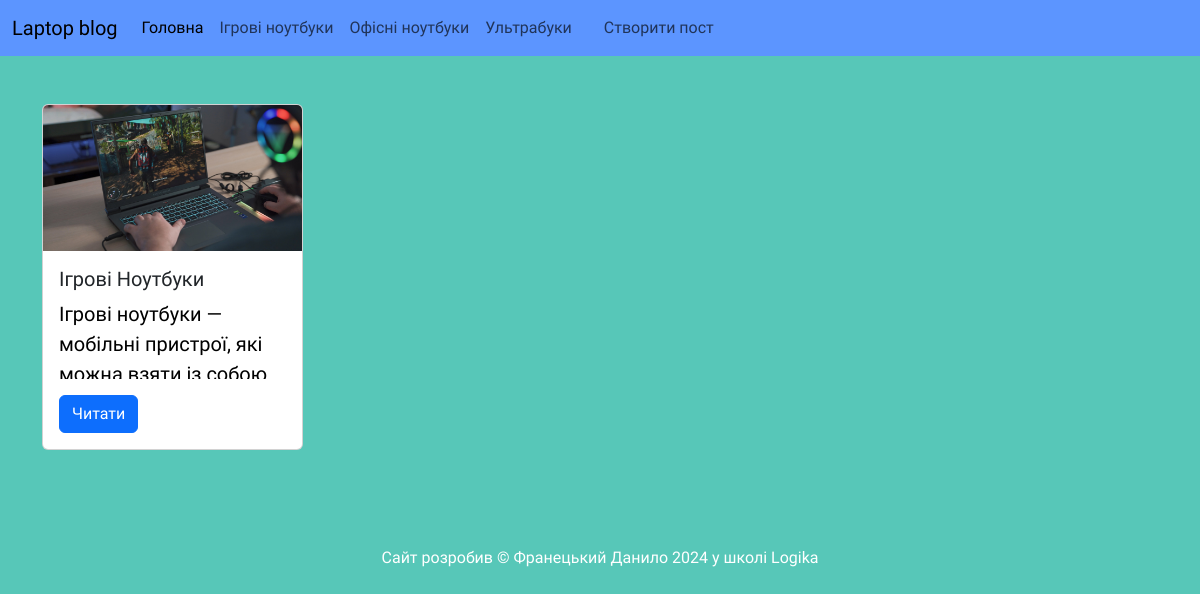
The page /category/1 on the database as committed earlier.
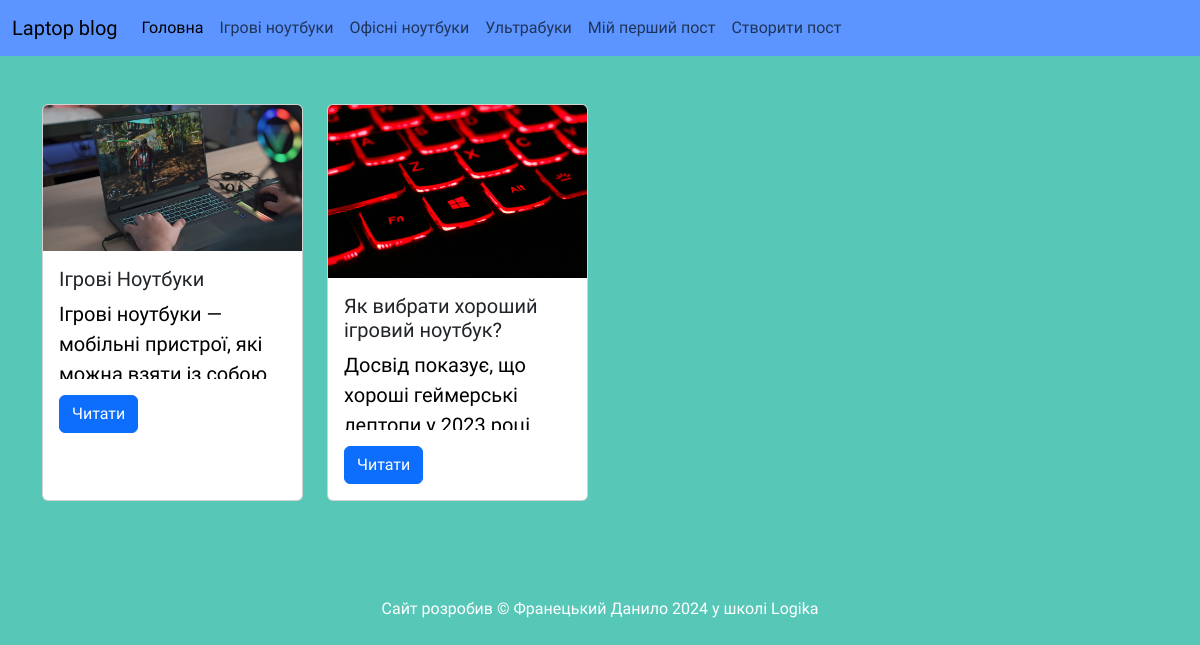
The same page on the database as committed later.
### tables this page shows
CREATE TABLE "categories" (
	"id"	INTEGER,
	"title"	TEXT NOT NULL,
	PRIMARY KEY("id" AUTOINCREMENT)
);

CREATE TABLE "posts" (
	"id"	INTEGER,
	"category_id"	INTEGER,
	"title"	TEXT NOT NULL,
	"text"	TEXT,
	"image"	TEXT,
	"created"	TEXT DEFAULT CURRENT_TIMESTAMP,
	FOREIGN KEY("category_id") REFERENCES "categories"("id"),
	PRIMARY KEY("id" AUTOINCREMENT)
);

### app.py (the view)
@app.route("/category/<category_id>")
def posts_by_category(category_id):
    categories = db.get_all_categories()
    posts = db.get_posts_by_category(int(category_id))
    return render_template("category.html", categories = categories, posts = posts)

### sql_queries.py (called while the page is built)
    def open(self):
        self.conn = sqlite3.connect(self.dbname)
        self.cursor = self.conn.cursor() #створюєм курсор

    def close(self):
        self.cursor.close()
        self.conn.close()

    def get_posts_by_category(self, category_id):
        self.open()
        self.cursor.execute("SELECT * FROM posts WHERE category_id = ?", [category_id])
        data = self.cursor.fetchall()
        self.close()
        return data

    def get_all_categories(self):
        self.open()
        self.cursor.execute("SELECT * FROM categories")
        data = self.cursor.fetchall()
        self.close()
        return data

### templates/category.html
{% extends 'base.html' %}
{% block content %}
<div class="container my-5">
  <div class = "row row-cols-1 row-cols-md-2 row-cols-lg-3 row-cols-xl-4 g-4">
    {% for post in posts %}
      <div class = "col">
        {% include 'post_card.html' %}
      </div>
    {% endfor %}
  </div>
</div>
{% endblock content %}

### templates/base.html (shortened to what this page needs)
<!DOCTYPE html>
<html lang="uk">
    <head>
        <link href="https://cdn.jsdelivr.net/npm/bootstrap@5.3.2/dist/css/bootstrap.min.css" rel="stylesheet">
        <link rel="stylesheet" href="static/style.css">
    </head>
    <body>
        <header>
            {% include 'menu.html' %}
        </header>
        <main>
            {% block content %}
            {% endblock content %}
        </main>
        <footer class="container py-5 text-center">
            Сайт розробив &copy; Франецький Данило 2024 у школі Logika
        </footer>
    </body>
</html>

### templates/menu.html (shortened to what this page needs)
<nav class="navbar navbar-expand-lg"  style="background-color: rgb(92, 149, 255);">
    <div class="container-fluid">
      <a class="navbar-brand" href="#">Laptop blog</a>
      <div class="collapse navbar-collapse" id="navbarSupportedContent">
        <ul class="navbar-nav me-auto mb-2 mb-lg-0">
          <li class="nav-item">
            <a class="nav-link active" aria-current="page" href="{{ url_for('index') }}">Головна</a>
          </li>
          {% for category in categories %}
            <li class="nav-item">
              <a class="nav-link" href="{{ url_for('posts_by_category', category_id = category[0]) }}">{{category[1]}}</a>
            </li>
          {% endfor %}
          <li class="nav-item">
            <a class="nav-link" aria-current="page" href="{{ url_for('newpost')}}">Створити пост</a>
          </li>
      </div>
    </div>
  </nav>

### templates/post_card.html
<div class="card h-100" style="max-width: 25rem;">
  {% if post[4] %}
  <img src="{{ url_for('static', filename='img/'+post[4]) }}" class="card-img-top" alt="...">
  {% else %}
  <img src="{{ url_for('static', filename='img/1p.jpg') }}" class="card-img-top" alt="...">
  {% endif %}
  <div class="card-body">
    <h5 class="card-title">{{post[2]}}</h5>
    <p class="card-text overflow-y-hidden" style="height: 5rem;">{{post[3]}}</p>
    <a href="{{ url_for('post', post_id = post[0]) }}" class="btn btn-primary">Читати</a>
  </div>
</div>

### static/style.css (style rules this page uses)
p { color: rgb(0, 0, 0); font-size: 20px; }
body { background-color: rgb(87, 199, 184); color: white; font-family: "Fira Sans", sans-serif; }

Rows that differ between the two databases and show on the page:
now on this page (row edited): categories: title "Мій перший пост"
added posts: image (picture), title "Як вибрати хороший ігровий ноутбук?", text "Досвід показує, що хороші геймерські…"
